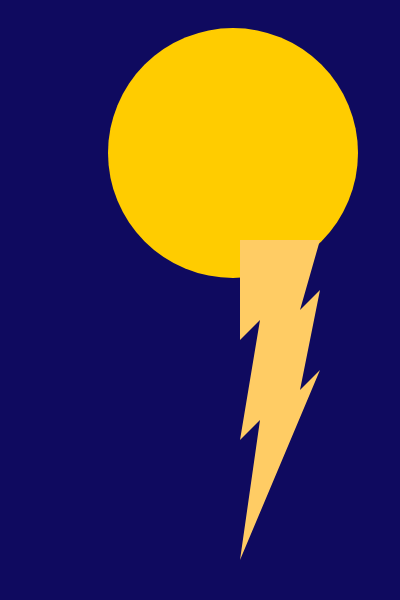
Frame 1 (no input)
Frame 60 (no input): identical to frame 1, image omitted
Frame 120 (the mouse pressed at the canvas centre since frame 60): identical to frame 1, image omitted

The p5.js sketch that drew this single still picture (run headless with seeded random() and noise() and a simulated clock; from frame 60 on, the mouse is pressed at the canvas centre):

// p5.js sketch
// ── sketch.js



function setup() {
  createCanvas(400, 600);
  let from = color(255, 204, 0);
  let to = color(15, 10, 95);

}

function draw() {
   background(15, 10, 95);
   noStroke();
  fill(255, 204, 0);
  circle(233, 153, 250);
 
 
 push();
  translate(200, 220);
 

  fill(255, 204, 100);
 beginShape();
 vertex(40,20);
  vertex(40,120);
  vertex(60, 100);
  vertex(40, 220);
  vertex(60, 200);
  vertex(40, 340);
  vertex(120, 150);
  vertex(100, 170);
  vertex(120, 70);
  vertex(100, 90);
  vertex(120, 20);
  endShape(CLOSE);
pop();



}
